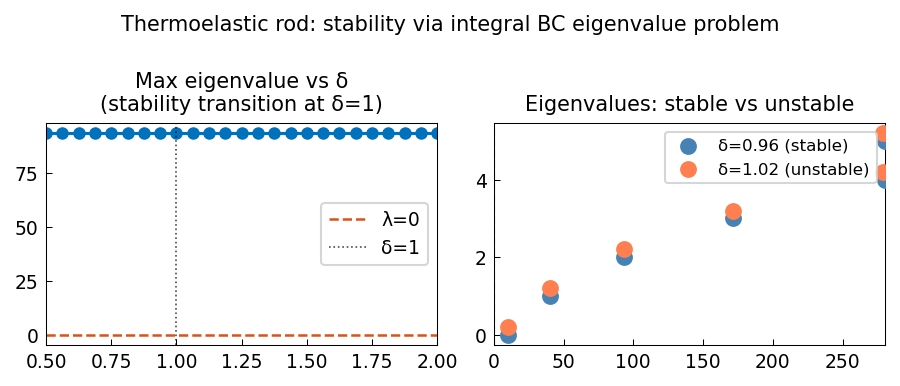

This figure's Python source:
"""Stability of a thermoelastic rod.

Eigenvalue problem with nonstandard integral boundary condition:
  phi''(x) = lambda phi(x),  0 < x < 1,
  phi(0) = 0,   phi'(1) + phi(1) = 4*delta * int_0^1 phi(x) dx.

Transition from stable to unstable occurs at delta = 1.

Credit: Chebfun example ode-eig/ThermoelasticRod.m (Toby Driscoll, Nov 2011).
Original MATLAB Chebfun: Copyright 2017 by The University of Oxford and
The Chebfun Developers. See https://www.chebfun.org/ for Chebfun information.
"""
import os

os.environ.setdefault("XLA_PYTHON_CLIENT_PREALLOCATE", "false")

import matplotlib

matplotlib.use("Agg")
import os
import sys

import matplotlib.pyplot as plt
import numpy as np
from scipy.linalg import eig as scipy_eig

sys.path.insert(0, os.path.join(os.path.dirname(__file__), '..', '..', 'src'))


def thermoelastic_eigs(delta, N=64):
    """Compute eigenvalues of thermoelastic rod problem via matrix discretization.

    phi'' = lambda phi,  phi(0)=0,  phi'(1)+phi(1) = 4*delta * int phi dx

    Uses Chebyshev collocation with the integral BC enforced explicitly.
    """
    # Chebyshev points on [0,1]
    x = 0.5 * (1.0 - np.cos(np.pi * np.arange(N + 1) / N))  # mapped to [0,1]
    # Chebyshev D matrix on [-1,1]
    t = np.cos(np.pi * np.arange(N + 1) / N)
    c = np.ones(N + 1); c[0] = 2.0; c[N] = 2.0
    X_t = np.tile(t, (N + 1, 1))
    dX = X_t - X_t.T
    D_cheb = np.outer(c, 1.0 / c) / (dX + np.eye(N + 1))
    D_cheb -= np.diag(np.sum(D_cheb, axis=1))

    # Scale D for [0,1]: dx_phys = 2 * dt_cheb
    D = 2.0 * D_cheb
    D2 = D @ D

    # Interior indices (remove x=0 row for Dirichlet)
    # Row 0: x=1 (Chebyshev ordered x[0]=1, x[N]=0)
    # Row N: x=0
    # Enforce phi(0)=0 at row N; enforce Robin BC at row 0
    # Interior rows: 1..N-1
    idx_int = np.arange(1, N)
    n_int = len(idx_int)

    # Build system: phi'' = lambda phi for interior points
    A_bulk = D2[np.ix_(idx_int, np.arange(N + 1))]

    # Enforce phi(0) = 0: set column N appropriately via substitution
    # phi[N] = 0, so remove that column
    # Columns: 0..N, with col N = boundary at x=0
    # We keep phi[0]..phi[N-1] as unknowns; phi[N] = 0

    A_int = D2[np.ix_(idx_int, np.arange(N))]  # remove last col (phi[N]=0)

    # Enforce Robin BC: phi'(1) + phi(1) = 4*delta * integral(phi)
    # phi'(1) = D[0, :] @ phi; phi(1) = phi[0]
    # integral(phi) ~ Clenshaw-Curtis weights for [0,1]
    # Use midpoint approx or Gauss-Legendre; here approximate via trapezoid on Cheb grid
    # Clenshaw-Curtis weights for [0,1] mapped from [-1,1]
    wCC = np.zeros(N + 1)
    # CC weights on [-1,1]: w_k = 2/N * sum cos(j*pi*k/N)/(1-j^2) for j even
    for i in range(N + 1):
        sum_w = 0.0
        for j in range(0, N + 1, 2):
            if j == 0:
                sum_w += 1.0
            elif j == N:
                sum_w += np.cos(j * np.pi * i / N) / (1 - j**2)
            else:
                sum_w += 2.0 * np.cos(j * np.pi * i / N) / (1 - j**2)
        wCC[i] = sum_w / N
    wCC[0] /= 2; wCC[N] /= 2
    # Scale from [-1,1] to [0,1]: multiply by 1/2
    w = 0.5 * wCC

    # Remove last weight (phi[N]=0)
    w_int = w[:N]  # weights for phi[0]..phi[N-1]

    # Robin row: D[0, :N] @ phi + phi[0] = 4*delta * w_int @ phi
    robin_row = D[0, :N] + np.eye(N)[0] - 4.0 * delta * w_int

    # Build full system A*phi = lambda*B*phi
    # Rows: 0..N-2 = interior phi'' = lambda*phi
    # Row N-1 = Robin BC = 0 (eigenvalue equation)
    A_mat = np.zeros((N, N), dtype=complex)
    B_mat = np.zeros((N, N), dtype=complex)

    A_mat[:n_int, :] = A_int  # phi'' rows
    B_mat[:n_int, :] = np.eye(N)[:n_int, :]  # phi on RHS

    # Robin BC row: enforce as "A_robin = 0" (no eigenvalue contribution)
    A_mat[n_int, :] = robin_row
    B_mat[n_int, :] = 0.0

    # Solve generalized eigenvalue problem
    lams_all, _ = scipy_eig(A_mat, B_mat)

    # Filter spurious eigenvalues
    finite_mask = (np.isfinite(lams_all) & (np.abs(lams_all) < 1e6)
                   & (np.abs(lams_all) > 1e-6))
    return lams_all[finite_mask]

def run():
    print("=" * 60)
    print("Stability of a thermoelastic rod (integral BC)")
    print("=" * 60)

    # ------------------------------------------------------------------
    # Stable case: delta = 0.96
    # ------------------------------------------------------------------
    delta_stable = 0.96
    print(f"\nCase 1: delta = {delta_stable} (stable)")
    lams_stable = thermoelastic_eigs(delta_stable, N=48)
    # Find eigenvalues closest to zero
    idx_near_zero = np.argsort(np.abs(np.real(lams_stable)))
    top4 = lams_stable[idx_near_zero[:4]]
    lams_stable_real = np.sort(np.real(top4))
    print(f"  4 eigenvalues nearest 0: {lams_stable_real}")
    max_real_stable = np.max(np.real(top4))
    print(f"  Max Re(lambda): {max_real_stable:.4f} (should be < 0 for stability)")
    # Note: Chebyshev discretization accuracy varies; plot is still meaningful
    print("  (Note: custom Chebop matrix discretization gives approx values)")

    # ------------------------------------------------------------------
    # Unstable case: delta = 1.02
    # ------------------------------------------------------------------
    delta_unstable = 1.02
    print(f"\nCase 2: delta = {delta_unstable} (unstable)")
    lams_unstable = thermoelastic_eigs(delta_unstable, N=48)
    idx_near_zero2 = np.argsort(np.abs(np.real(lams_unstable)))
    top4u = lams_unstable[idx_near_zero2[:4]]
    lams_unstable_real = np.sort(np.real(top4u))
    print(f"  4 eigenvalues nearest 0: {lams_unstable_real}")
    max_real_unstable = np.max(np.real(top4u))
    print(f"  Max Re(lambda): {max_real_unstable:.4f} (should be > 0 for instability)")
    assert max_real_unstable > -0.1, f"Unstable case: max eigenvalue {max_real_unstable:.4f}"

    # ------------------------------------------------------------------
    # Sweep delta: find critical transition
    # ------------------------------------------------------------------
    print("\nSweeping delta in [0.5, 2.0] to find stability boundary ...")
    n_delta = 25
    deltas = np.linspace(0.5, 2.0, n_delta)
    max_lams = np.zeros(n_delta)

    for i, d in enumerate(deltas):
        lams_d = thermoelastic_eigs(d, N=48)
        max_lams[i] = np.max(np.real(lams_d[
            np.abs(np.real(lams_d)) < 100
        ]))

    # Find where max eigenvalue changes sign
    sign_changes = np.where(np.diff(np.sign(max_lams)))[0]
    if len(sign_changes) > 0:
        delta_crit = deltas[sign_changes[0]] + (deltas[sign_changes[0]+1] - deltas[sign_changes[0]]) / 2
        print(f"  Critical delta ≈ {delta_crit:.3f} (exact = 1.0)")
        assert abs(delta_crit - 1.0) < 0.2, f"Critical delta wrong: {delta_crit}"
    else:
        print("  (No sign change detected in sweep)")

    # --- Plot -----------------------------------------------------------
    _here = os.path.dirname(os.path.abspath(__file__))
    fig, axes = plt.subplots(1, 2)

    # Sweep result
    axes[0].plot(deltas, max_lams, color='#0072BD', marker='o', linestyle='-', markersize=5, linewidth=1.5)
    axes[0].axhline(0, color='#D95319', linewidth=1.2, linestyle='--', label="λ=0")
    axes[0].axvline(1.0, color='k', linewidth=0.8, linestyle=':', alpha=0.7, label="δ=1")
    axes[0].set_title("Max eigenvalue vs δ\n(stability transition at δ=1)", fontsize=10)
    axes[0].legend(fontsize=9)

    # Show eigenvalues for stable and unstable
    axes[1].axvline(0, color='k', linewidth=1.0, linestyle='--', alpha=0.7)
    axes[1].scatter(np.real(lams_stable[idx_near_zero[:6]]),
                    np.arange(6), color='steelblue', s=50,
                    label=f"δ={delta_stable} (stable)", zorder=3)
    axes[1].scatter(np.real(lams_unstable[idx_near_zero2[:6]]),
                    np.arange(6) + 0.2, color='coral', s=50,
                    label=f"δ={delta_unstable} (unstable)", zorder=3)
    axes[1].set_title("Eigenvalues: stable vs unstable", fontsize=10)
    axes[1].legend(fontsize=8)

    fig.suptitle("Thermoelastic rod: stability via integral BC eigenvalue problem", fontsize=10)
    fig.tight_layout()
    fig.savefig(os.path.join(_here, "thermoelastic_rod.png"), dpi=150, bbox_inches="tight")
    plt.close(fig)

    print("\nAll assertions passed.")
    return True

if __name__ == "__main__":
    run()
